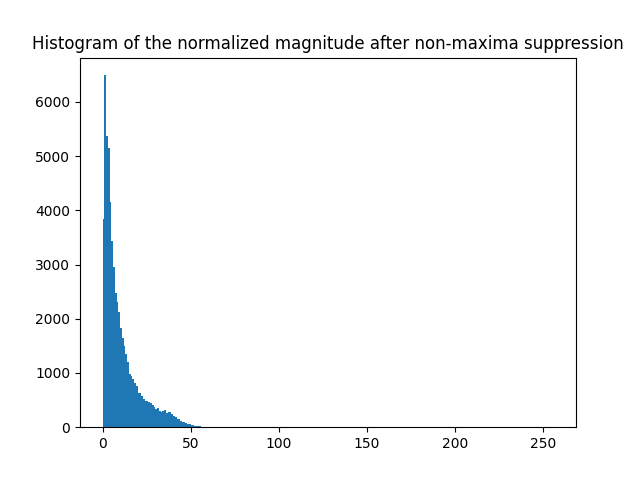
#> input picture output image files/Barabara/Barabara_histogram.png, 640 x 480 px, given in place of Barbara.bmp, which was not available
$ python main.py
#> lines starting #> are read from the running program, lines starting #| are printed output that depends on the picture; after the words box and inside, x2 and y2 are one past the last pixel; in counts of white or black regions, pixels touching at a corner belong together; long printed decimals are rounded; pictures that were not available may be replaced by others from this repository, and a replacement may not be noted
### source code file/model.py
import os
import numpy as np
import cv2
from matplotlib import pyplot as plt


# The function displays the input image using the OpenCV library
def display_image(image, image_title):

    image = image.astype(np.uint8)
    cv2.imshow(image_title, image)
    cv2.waitKey(0)  # wait for a keyboard input
    cv2.destroyAllWindows()


# The function returns 7 x 7 Gaussian Mask
def gaussian_mask_seven_by_seven():

    row0 = np.array([1, 1, 2, 2, 2, 1, 1])
    row1 = np.array([1, 2, 2, 4, 2, 2, 1])
    row2 = np.array([2, 2, 4, 8, 4, 2, 2])
    row3 = np.array([2, 4, 8, 16, 8, 4, 2])
    row4 = np.array([2, 2, 4, 8, 4, 2, 2])
    row5 = np.array([1, 2, 2, 4, 2, 2, 1])
    row6 = np.array([1, 1, 2, 2, 2, 1, 1])
    return np.vstack((row0, row1, row2, row3, row4, row5, row6))


# The function returns the stack of the 4 masks which will be used to compute the gradients at 0, 45, 90, 135 degrees
def masks():

    g0 = np.array([[-1, 0, 1],
                   [-2, 0, 2],
                   [-1, 0, 1]])
    g1 = np.array([[0, 1, 2],
                   [-1, 0, 1],
                   [-2, -1, 0]])
    g2 = np.array([[1, 2, 1],
                   [0, 0, 0],
                   [-1, -2, -1]])
    g3 = np.array([[2, 1, 0],
                   [1, 0, -1],
                   [0, -1, -2]])
    stack = np.stack((g0, g1, g2, g3), axis=0)
    return stack


# The function takes one input image and mask and compute convolution of the two
def convolution(image, mask):

    # size of the input image
    image_size_i = int(image.shape[0])
    image_size_j = int(image.shape[1])

    # size of the mask
    mask_size_i = int(mask.shape[0])
    mask_size_j = int(mask.shape[1])

    # sizes of the output image
    output_size_i = image_size_i - mask_size_i + 1
    output_size_j = image_size_j - mask_size_j + 1
    output = np.zeros((output_size_i, output_size_j))

    # compute each output image's pixel through computing convolution
    for i in range(image_size_i):
        for j in range(image_size_j):
            if i > image_size_i - mask_size_i or j > image_size_j - mask_size_j:
                continue
            else:
                output[i, j] = (mask * image[i: i + mask_size_i, j: j + mask_size_j]).sum()

    return output


class CannyEdgeDetector:

    def __init__(self,
                 image_name=None):

#> called with image_name = 'Barbara.bmp'
        self.img = cv2.imread(image_name, cv2.IMREAD_GRAYSCALE)
#> self.img: shape (480, 640); min 0, max 255, mean 247.8
        # Output after gaussian smoothing and normalization
        self.gaussian_smoothed = self.gaussian_smoothing()
        # Output after compute convolution between the gaussian smoothed image and each of the four masks
        self.gradients = self.gradient_operation()
        # Output of the edge magnitudes after taking the maximum of the absolute values of the responses
        # from the four masks, and then divide by 4
        self.magnitudes = self.calculate_magnitudes()
        # Output of the gradient angles after selecting the index of the mask that produces the maximum response
        self.quantized_angles = self.quantize_angles()
        # Output after non-maxima suppression
        self.output_after_non_maxima_suppression = self.non_maxima_suppression()
        # Output of the quantiles after thresholding
        self.edge_map_at_25, self.edge_map_at_50, self.edge_map_at_75 = self.thresholding()

    def get_original_image(self):
        return self.img

    # Gaussian smoothing step in Canny Edge Detector
    def gaussian_smoothing(self):

        gaussian_mask = gaussian_mask_seven_by_seven()
        # Use the 7 x 7 Gaussian mask for smoothing the input image
        output_after_gaussian_smoothing = convolution(self.get_original_image(), gaussian_mask)
#> in convolution, `image_size_i = int(image.shape[0])`: image_size_i = 480
#> in convolution, `output_size_i = image_size_i - mask_size_i + 1`: output_size_i = 474
        # perform normalization by dividing by the sum of the entries for the given mask at each pixel location
        output_after_normalization = output_after_gaussian_smoothing / 140
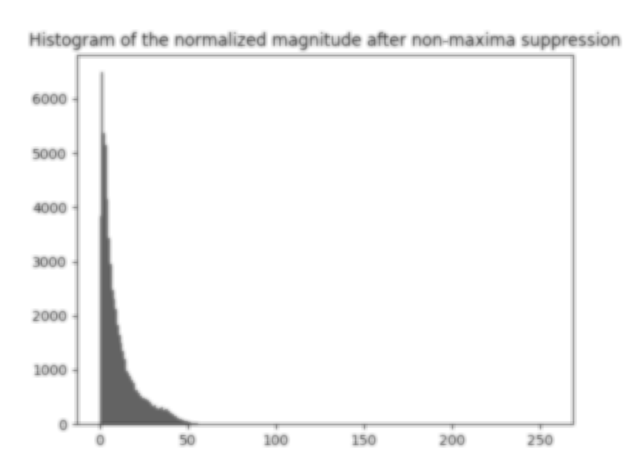
#> output_after_normalization: shape (474, 634) float64; min 91.33, max 255, mean 247.6
        return output_after_normalization

    # Get the output after the Gaussian smoothing step
    def get_gaussian_smoothed(self):
        return self.gaussian_smoothed

    # Gradient operation step to compute gradients
    # Compute convolution between the gaussian smoothed image and each of the four masks
    def gradient_operation(self):

        masks_for_gradient_operation = masks()
        gaussian_smoothed = self.get_gaussian_smoothed()
        # Compute convolution of the Gaussian smoothed image with gradient mask at 0 degree
        h0 = abs(convolution(gaussian_smoothed, masks_for_gradient_operation[0]))
        # Compute convolution of the Gaussian smoothed image with gradient mask at 45 degree
        h1 = abs(convolution(gaussian_smoothed, masks_for_gradient_operation[1]))
        # Compute convolution of the Gaussian smoothed image with gradient mask at 90 degree
        h2 = abs(convolution(gaussian_smoothed, masks_for_gradient_operation[2]))
        # Compute convolution of the Gaussian smoothed image with gradient mask at 135 degree
        h3 = abs(convolution(gaussian_smoothed, masks_for_gradient_operation[3]))
#> after the loop in convolution (call 5), `for i in range(image_size_i):`:
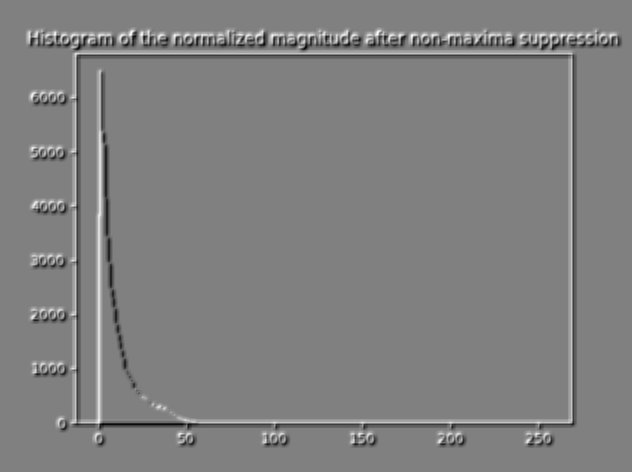
#> output: shape (472, 632) float64; min -319.2, max 316.3, mean 0; drawn with min black and max white
        stack = np.stack((h0, h1, h2, h3), axis=0)
        return stack

    # Get the output after compute convolution between the gaussian smoothed image and each of the four masks
    def get_gradients(self):
        return self.gradients

    # Gradient operation step to compute edge magnitudes
    def calculate_magnitudes(self):

        gradients = self.get_gradients()
        # Calculate the maximum of the absolute values of the gradients/responses generated from the four masks
        edge_magnitude = np.max(gradients, axis=0)
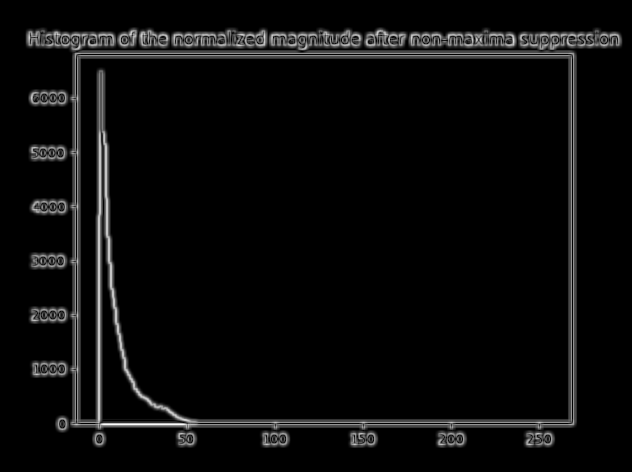
#> edge_magnitude: shape (472, 632) float64; min 0, max 390.3, mean 16.4; drawn with min black and max white
        # Edge magnitude is normalized through dividing by 4
        edge_magnitude_after_normalization = edge_magnitude / 4
        return edge_magnitude_after_normalization

    # Get the edge magnitudes
    def get_magnitudes(self):
        return self.magnitudes

    # Gradient operation step to compute gradient angles
    def quantize_angles(self):

        gradients = self.get_gradients()
        # the quantized angle equals to the index of the mask that produces the maximum response
        output_quantized_angles = np.argmax(gradients, axis=0)
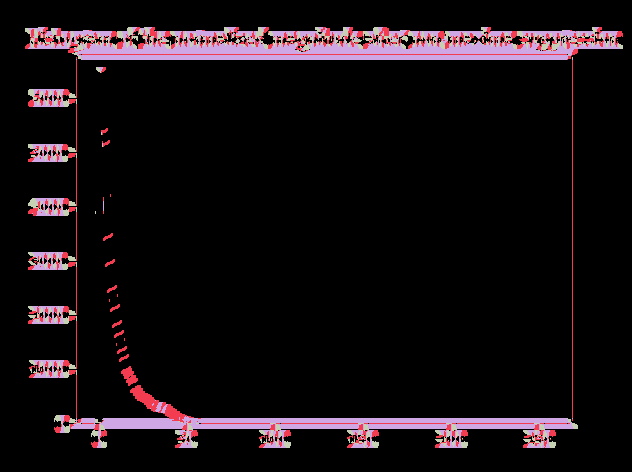
#> output_quantized_angles: shape (472, 632) int64; 4 distinct labels, from 0 to 3; one colour per label, 0 black
        return output_quantized_angles

    def get_angles(self):
        return self.quantized_angles

    # Non-maxima suppression step
    def non_maxima_suppression(self):

        quantized_angles = self.get_angles()
        magnitudes = self.get_magnitudes()
        size_i, size_j = magnitudes.shape
#> size_i = 472; size_j = 632
        output_non_maxima_suppression = np.zeros((size_i, size_j))
        # Suppress values along the line of gradient that are not peak values of a ridge
        for row in range(1, size_i - 1):
            for col in range(1, size_j - 1):
                local_magnitude = magnitudes[row][col]
                if quantized_angles[row][col] == 0:
                    if magnitudes[row][col + 1] < local_magnitude and magnitudes[row][col - 1] < local_magnitude:
                        output_non_maxima_suppression[row][col] = local_magnitude
                elif quantized_angles[row][col] == 1:
                    if magnitudes[row - 1][col + 1] < local_magnitude and magnitudes[row + 1][col - 1] < local_magnitude:
                        output_non_maxima_suppression[row][col] = local_magnitude
                elif quantized_angles[row][col] == 2:
                    if magnitudes[row - 1][col] < local_magnitude and magnitudes[row + 1][col] < local_magnitude:
                        output_non_maxima_suppression[row][col] = local_magnitude
                elif quantized_angles[row][col] == 3:
                    if magnitudes[row - 1][col - 1] < local_magnitude and magnitudes[row + 1][col + 1] < local_magnitude:
                        output_non_maxima_suppression[row][col] = local_magnitude
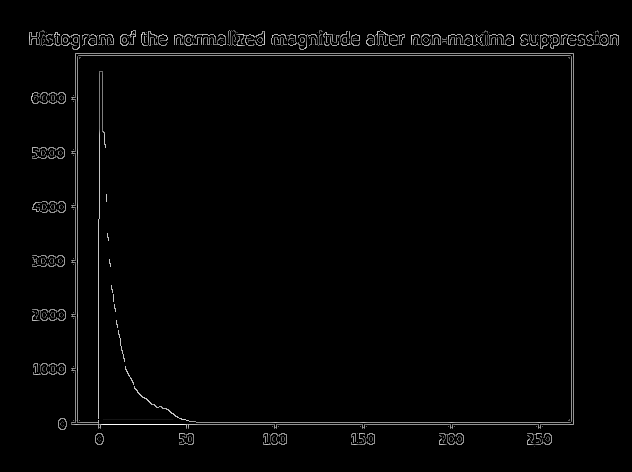
#> output_non_maxima_suppression: shape (472, 632) float64; min 0, max 97.59, mean 1.5; drawn with min black and max white
        return output_non_maxima_suppression

    # Get the output after non-maxima suppression
    def get_non_maxima_suppression_result(self):
        return self.output_after_non_maxima_suppression

    # Thresholding step
    def thresholding(self):

        output_non_maxima_suppression = self.get_non_maxima_suppression_result()
        # exclude pixels with zero gradient magnitude when determining the percentiles
        output_non_maxima_suppression[output_non_maxima_suppression == 0] = np.nan

        # thresholds chosen at the 25th, 50th and 75th percentiles after non-maxima suppression
        quantile25 = np.nanquantile(output_non_maxima_suppression, 0.25)
#> quantile25 = 48.3
        quantile50 = np.nanquantile(output_non_maxima_suppression, 0.50)
#> quantile50 = 56.04
        quantile75 = np.nanquantile(output_non_maxima_suppression, 0.75)
#> quantile75 = 56.39
        print(quantile25)
#| 48.302
        print(quantile50)
#| 56.043
        print(quantile75)
#| 56.395

        # Binary edge maps at the 25th, 50th, and 75th percentiles
        output_non_maxima_suppression = self.get_non_maxima_suppression_result()
        edge_map_at_25 = np.where(output_non_maxima_suppression > quantile25, 255, 0)
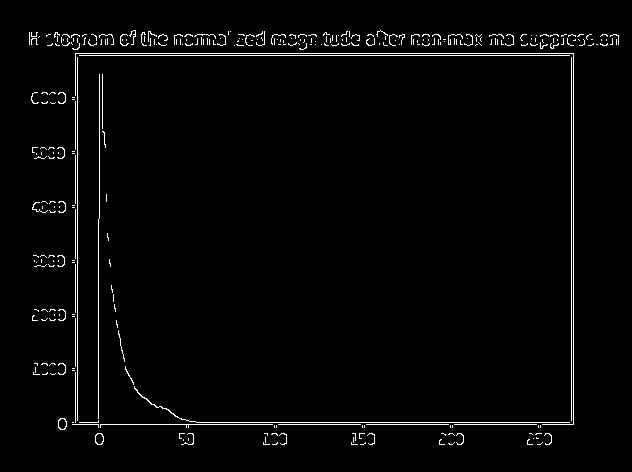
#> edge_map_at_25: shape (472, 632) int64; 2.2% white in thin lines or dots, all inside (x1, y1, x2, y2) = (29, 30, 619, 445)
        edge_map_at_50 = np.where(output_non_maxima_suppression > quantile50, 255, 0)
        edge_map_at_75 = np.where(output_non_maxima_suppression > quantile75, 255, 0)

        return edge_map_at_25, edge_map_at_50, edge_map_at_75

    # Get the binary edge maps at the 25th, 50th, and 75th percentiles
    def get_edge_maps(self):
        return self.edge_map_at_25, self.edge_map_at_50, self.edge_map_at_75

    def display_original_image(self):
        size_i, size_j = self.img.shape
#> size_i = 480; size_j = 640
        output = self.img
        title = "Original image " + str(size_i) + " x " + str(size_j)
#> title = 'Original image 480 x 640'
        display_image(output, title)

    # Output image (1): image result after Gaussian smoothing
    def display_image_after_gaussian_smoothing(self):

        # The output images should be of the same size as the original input image
        # after replacing undefined values with 0’s
        size_i, size_j = self.img.shape
#> size_i = 480; size_j = 640
        output = np.zeros((size_i, size_j))
        output[3: size_i - 3, 3: size_j - 3] = self.get_gaussian_smoothed()
#> output: shape (480, 640) float64

        size_i, size_j = output.shape
        title = "Output image (1): image result after Gaussian smoothing " + str(size_i) + " x " + str(size_j)
        display_image(output, title)
        cv2.imwrite(os.path.join(os.path.expanduser('~'), 'Desktop', 'gaussian smoothing.bmp'), output)
        plt.imshow(output, interpolation='nearest', cmap='gray')
        plt.show()

    # Output image (2): image result after normalized magnitude
    def display_image_after_normalized_magnitude(self):

        # The output images should be of the same size as the original input image
        # after replacing undefined values with 0’s
        size_i, size_j = self.img.shape
#> size_i = 480; size_j = 640
        output = np.zeros((size_i, size_j))
        output[4: size_i - 4, 4: size_j - 4] = self.get_magnitudes()

        size_i, size_j = output.shape
        title = "Output image (2): image result after normalized magnitude " + str(size_i) + " x " + str(size_j)
        display_image(self.get_magnitudes(), title)
        cv2.imwrite(os.path.join(os.path.expanduser('~'), 'Desktop', 'normalized magnitude.bmp'), output)
        plt.imshow(output, interpolation='nearest', cmap='gray')
        plt.show()

    # Output image (3): image result after non-maxima suppression
    def display_image_after_non_maxima_suppression(self):

        # The output images should be of the same size as the original input image
        # after replacing undefined values with 0’s
        size_i, size_j = self.img.shape
#> size_i = 480; size_j = 640
        output = np.zeros((size_i, size_j))
        output[4: size_i - 4, 4: size_j - 4] = self.get_non_maxima_suppression_result()

        size_i, size_j = output.shape
        title = "Output image (3): image result after non-maxima suppression " + str(size_i) + " x " + str(size_j)
        display_image(self.get_non_maxima_suppression_result(), title)
        cv2.imwrite(os.path.join(os.path.expanduser('~'), 'Desktop', 'non-maxima suppression.bmp'), output)
        plt.imshow(output, interpolation='nearest', cmap='gray')
        plt.show()

    # Output image (4): binary edge maps for thresholds chosen at the 25th, 50th and 75th percentiles
    def display_images_at_different_percentiles(self):

        edge_map_at_25, edge_map_at_50, edge_map_at_75 = self.get_edge_maps()

        # The output images should be of the same size as the original input image
        # after replacing undefined values with 0’s
        size_i, size_j = self.img.shape
#> size_i = 480; size_j = 640
        output = np.zeros((size_i, size_j))
        output[4: size_i - 4, 4: size_j - 4] = edge_map_at_25
#> output: shape (480, 640) float64; 2.1% white in thin lines or dots, all inside (x1, y1, x2, y2) = (33, 34, 623, 449)

        size_i, size_j = output.shape
        title25 = "Output image (4): 25th percentiles " + str(size_i) + " x " + str(size_j)
        display_image(output, title25)
        plt.imshow(output, interpolation='nearest', cmap='gray')
        plt.show()
        cv2.imwrite(os.path.join(os.path.expanduser('~'), 'Desktop', '25th percentiles.bmp'), output)

        # The output images should be of the same size as the original input image
        # after replacing undefined values with 0’s
        size_i, size_j = self.img.shape
        output = np.zeros((size_i, size_j))
        output[4: size_i - 4, 4: size_j - 4] = edge_map_at_50
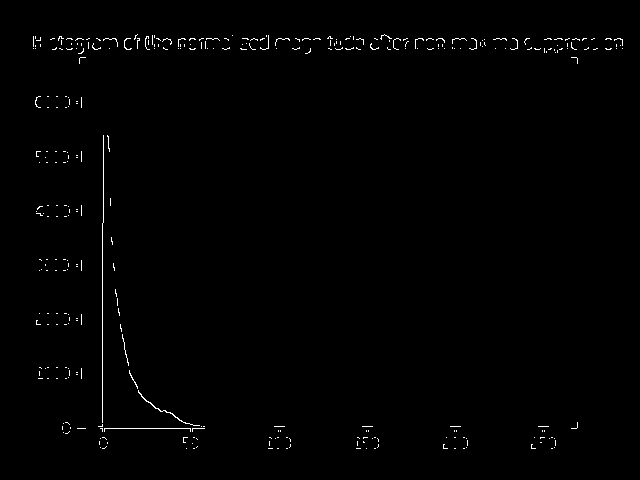
#> output: shape (480, 640) float64; 0.73% white in thin lines or dots, all inside (x1, y1, x2, y2) = (33, 34, 623, 449)

        size_i, size_j = output.shape
        title50 = "Output image (4): 50th percentiles " + str(size_i) + " x " + str(size_j)
        display_image(output, title50)
        plt.imshow(output, interpolation='nearest', cmap='gray')
        plt.show()
        cv2.imwrite(os.path.join(os.path.expanduser('~'), 'Desktop', '50th percentiles.bmp'), output)

        # The output images should be of the same size as the original input image
        # after replacing undefined values with 0’s
        size_i, size_j = self.img.shape
        output = np.zeros((size_i, size_j))
        output[4: size_i - 4, 4: size_j - 4] = edge_map_at_75

        size_i, size_j = output.shape
        title75 = "Output image (4): 75th percentiles " + str(size_i) + " x " + str(size_j)
        display_image(output, title75)
        plt.imshow(output, interpolation='nearest', cmap='gray')
        plt.show()
        cv2.imwrite(os.path.join(os.path.expanduser('~'), 'Desktop', '75th percentiles.bmp'), output)

    # Output image (5): a histogram of the normalized magnitude image after non-maxima suppression
    # [5 lines left out: function display_histogram_of_the_normalized_magnitude, not called in this run]

    def out_all_images(self):

        self.display_original_image()
        self.display_image_after_gaussian_smoothing()
        self.display_image_after_normalized_magnitude()
        self.display_image_after_non_maxima_suppression()
        self.display_images_at_different_percentiles()
        self.display_histogram_of_the_normalized_magnitude()

### source code file/main.py
import numpy as np

import model

if __name__ == "__main__":

    test = model.CannyEdgeDetector("Barbara.bmp")  # Replace with the name of the image that you want to test
    test.out_all_images()
